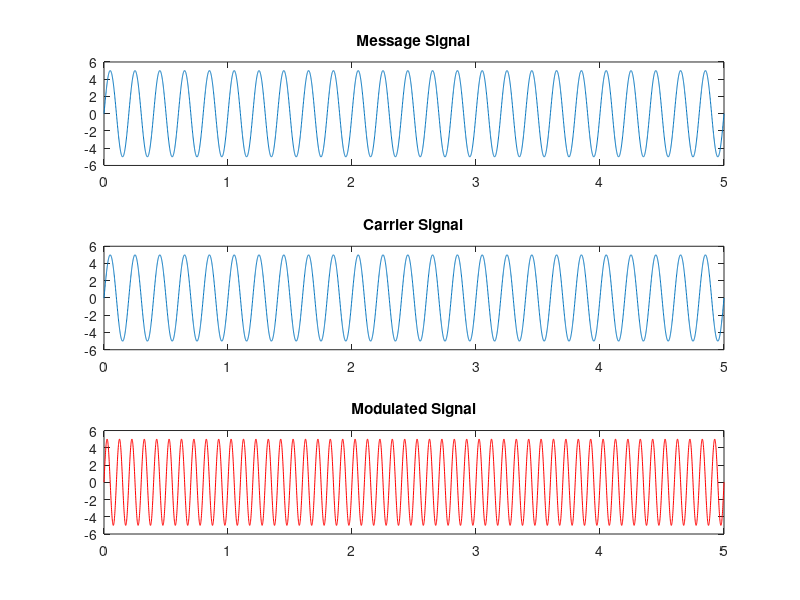

Source code (MATLAB):
clc;
clear all;
close all;

Ac = input('Carrier Signal Amplitude: ');
Am = input('Message Signal Amplitude: ');
fc = input('Carrier Signal Frequency: ');
fm = input('Message Signal Frequency: ');
while fm>fc
  disp('Message Signal Frequency is Incorrect.');
  fm = input('Message Signal Frequency: ');
end
T = input('Time Period: ');
t = 0:0.001:T;
Ym = Am.*sin(2*pi*fm*t);
subplot(3, 1, 1);
plot(t, Ym);
title('Message Signal');
Yc = Ac.*sin(2*pi*fc*t);
subplot(3, 1, 2);
plot(t, Yc);
title('Carrier Signal');
Z = Ac.*sin(2*pi*fc*t+((Am/Ac).*(2*pi*fm*t)));
subplot(3, 1, 3);
plot(t, Z, 'r');
title('Modulated Signal');